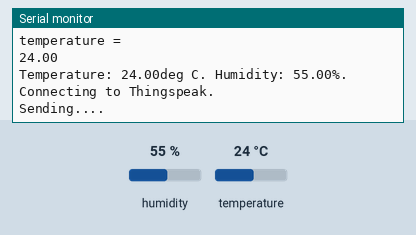
Simulated run of this sketch. Board: ESP8266 (NodeMCU). Shown: the last lines printed to the serial monitor. Inputs (shaded band) come from the test bench; at power-on: humidity 55 %, temperature 24 °C. WiFi joins after 1.5 s; servers stay silent unless stated.

Above: at 3.7 s.
3.8 s: humidity set to 22 %
At 10.32 s:
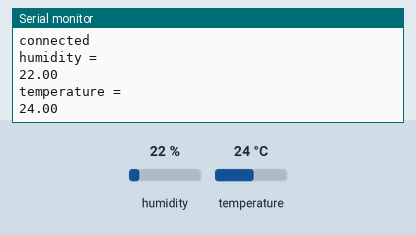
11.2 s: temperature set to 12 °C
At 18.4 s:
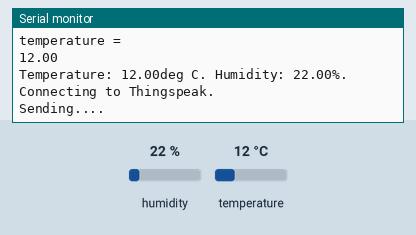
18.6 s: humidity set to 40 %
At 26.6 s:
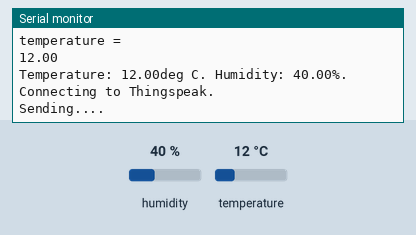
Timing chart, 0 to 28.1 s (numbered marks = the images above; inputs shaded):
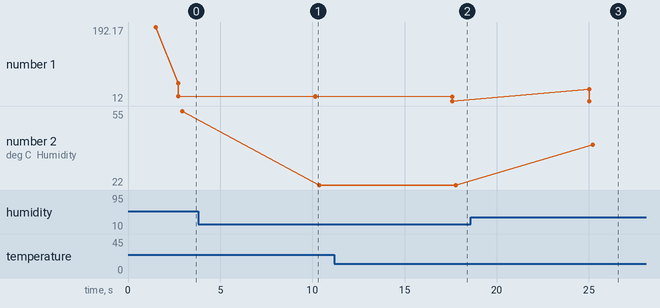

The sketch:

dht_mysql.ino
```cpp
#include "DHT.h"
#include <ESP8266WiFi.h>
#include <WiFiClient.h>
#include <ESP8266WebServer.h>
#include <ESP8266mDNS.h>


#define DHTPIN 2

#define DHTTYPE DHT11

DHT dht(DHTPIN,DHTTYPE);


float humidityData;
float temperatureData;


const char* ssid = "dlink";//internet fablab
//const char* password = "ssss123456";

String apiKey = "3BEVHLU7JHD8MZ9T";     //   API key from ThingSpeak
const char* server = "api.thingspeak.com";
char server1[] = "192.168.1.35";   // Local IP Adress


WiFiClient client;


void setup()
{
 Serial.begin(115200);
 delay(10);
 dht.begin();
  // Connect to WiFi network
  Serial.println();
  Serial.println();
  Serial.print("Connecting to ");
  Serial.println(ssid);

  WiFi.begin(ssid);

  while (WiFi.status() != WL_CONNECTED) {
    delay(500);
    Serial.print(".");
  }
  Serial.println("");
  Serial.println("WiFi connected");

  // Start the server
  //server.begin();
  Serial.println("Server started");
  Serial.print(WiFi.localIP());
  delay(1000);
  Serial.println("connecting...");
 }


void loop()
{
  humidityData = dht.readHumidity();
  temperatureData = dht.readTemperature();
  sending_to_phpmyadmindb();
  sending_to_thingspeak();
  delay(2000); // interval
 }

void sending_to_thingspeak()
{
  if (client.connect(server,80))
      {
       String sendData = apiKey+"&field1="+String(temperatureData)+"&field2="+String(humidityData)+"\r\n\r\n";

       client.print("POST /update HTTP/1.1\n");
       client.print("Host: api.thingspeak.com\n");
       client.print("Connection: close\n");
       client.print("X-THINGSPEAKAPIKEY: "+apiKey+"\n");
       client.print("Content-Type: application/x-www-form-urlencoded\n");
       client.print("Content-Length: ");
       client.print(sendData.length());
       client.print("\n\n");
       client.print(sendData);

       Serial.print("Temperature: ");
       Serial.print(temperatureData);
       Serial.print("deg C. Humidity: ");
       Serial.print(humidityData);
       Serial.println("%. Connecting to Thingspeak.");
       }

      client.stop();

      Serial.println("Sending....");

 delay(5000);

}


 void sending_to_phpmyadmindb()   //Connect to mysql
 {
   if (client.connect(server1, 80)) {
    Serial.println("connected");
    // Make a HTTP request:
    Serial.println("humidity = ");
    client.print("GET http://localhost/testcode/dht.php?humidity=");
    Serial.println(humidityData);
    client.print(humidityData);
    client.print("&temperature=");
    Serial.println("temperature = ");
    client.print(temperatureData);
    Serial.println(temperatureData);
    client.print(" ");      //SPACE BEFORE HTTP/1.1
    client.print("HTTP/1.1");
    client.println();
    client.println("Host: Your Local IP");
    client.println("Connection: close");
    client.println();
  } else {
    // if you didn't get a connection to the server:
    Serial.println("connection failed");
  }
 }
```

Measured:
- after the input at 3.8 s, the serial monitor: prints a new line after 6.4 s (image 1)
- after the input at 11.2 s, the serial monitor: prints a new line after 6.4 s (image 2)
- after the input at 18.6 s, the serial monitor: prints a new line after 6.4 s (image 3)
- plotted number 1: 24 → 12 after the input at 11.2 s
- plotted number 2: 55 → 22 after the input at 3.8 s, 22 → 40 after the input at 18.6 s
